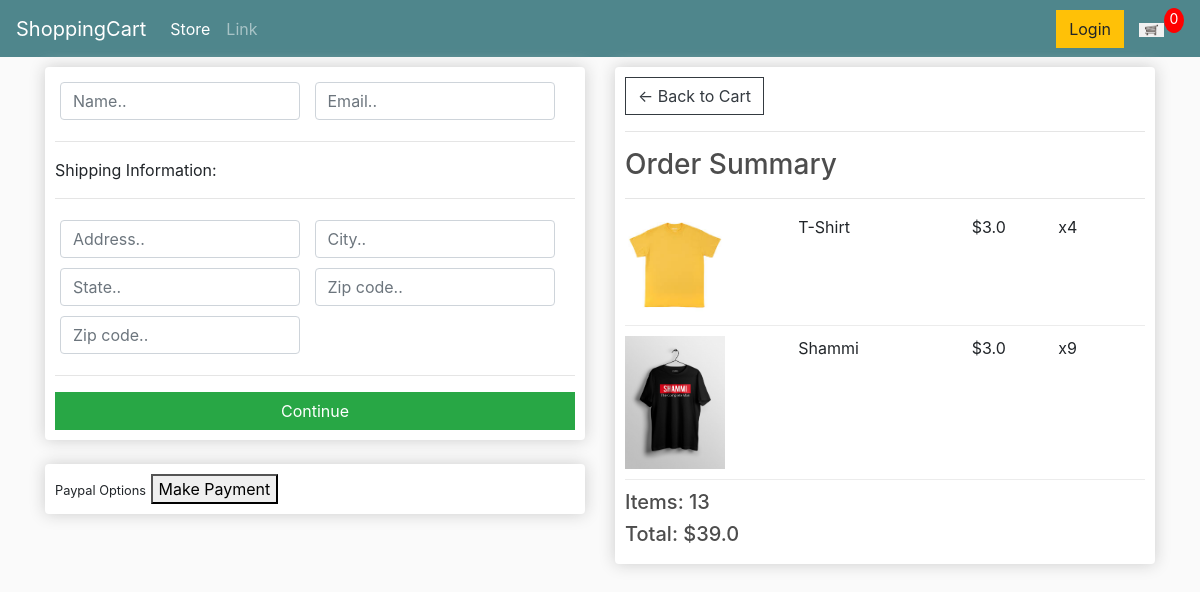
Screenshot of /checkout/ (signed in) with the database file from the repository.
### store/models.py (models this page shows, shortened)
class OrderItem(models.Model):
	product = models.ForeignKey(Product, on_delete=models.SET_NULL, null=True)
	order = models.ForeignKey(Order, on_delete=models.SET_NULL, null=True)
	quantity = models.IntegerField(default=0, null=True, blank=True)
	date_added = models.DateTimeField(auto_now_add=True)
	@property
	def get_total(self):
		total = self.product.price * self.quantity
		return total

class Product(models.Model):
	name = models.CharField(max_length=200)
	price = models.FloatField()
	digital = models.BooleanField(default=False,null=True, blank=True)
	image = models.ImageField(null=True, blank=True)
	@property
	def imageURL(self):
		try:
			url = self.image.url
		except:
			url = ''
		return url

class Order(models.Model):
	customer = models.ForeignKey(Customer, on_delete=models.SET_NULL, null=True, blank=True)
	date_ordered = models.DateTimeField(auto_now_add=True)
	complete = models.BooleanField(default=False)
	transaction_id = models.CharField(max_length=100, null=True)
	@property
	def get_cart_total(self):
		orderitems = self.orderitem_set.all()
		total = sum([item.get_total for item in orderitems])
		if total:
			return total
		return 0
	@property
	def get_cart_items(self):
		orderitems = self.orderitem_set.all()
		total = sum([item.quantity for item in orderitems])
		if total:
			return total
		return 0

### store/views.py (the view)
# urls.py: path('checkout/', views.checkout, name="checkout"),
def checkout(request):
    if request.user.is_authenticated:
        customer = request.user.customer
        order, created = Order.objects.get_or_create(customer=customer, complete=False)
        items = order.orderitem_set.all()
    else:
        items = []
    context = {'items': items, 'order':order}
    return render(request, 'store/checkout.html', context)

### store/templates/store/checkout.html
{% extends 'base/main.html' %}
{% load static %}
{% block content %}
     <div class="row">
		<div class="col-lg-6">
			<div class="box-element" id="form-wrapper">
				<form id="form">
					<div id="user-info">
						<div class="form-field">
							<input required class="form-control" type="text" name="name" placeholder="Name..">
						</div>
						<div class="form-field">
							<input required class="form-control" type="email" name="email" placeholder="Email..">
						</div>
					</div>
					<div id="shipping-info">
						<hr>
						<p>Shipping Information:</p>
						<hr>
						<div class="form-field">
							<input class="form-control" type="text" name="address" placeholder="Address..">
						</div>
						<div class="form-field">
							<input class="form-control" type="text" name="city" placeholder="City..">
						</div>
						<div class="form-field">
							<input class="form-control" type="text" name="state" placeholder="State..">
						</div>
						<div class="form-field">
							<input class="form-control" type="text" name="zipcode" placeholder="Zip code..">
						</div>
						<div class="form-field">
							<input class="form-control" type="text" name="country" placeholder="Zip code..">
						</div>
					</div>
					<hr>
					<input id="form-button" class="btn btn-success btn-block" type="submit" value="Continue">
				</form>
			</div>
			<br>
			<div class="box-element " id="payment-info">
				<small>Paypal Options</small>
				<button>Make Payment</button>
			</div>
		</div>
		<div class="col-lg-6">
			<div class="box-element">
				<a  class="btn btn-outline-dark" href="{% url 'cart' %}">&#x2190; Back to Cart</a>
				<hr>
				<h3>Order Summary</h3>
				<hr>
				{% for item in items %}
				<div class="cart-row">
					<div style="flex:2"><img class="row-image" src="{{item.product.imageURL}}"></div>
					<div style="flex:2"><p>{{ item.product.name }}</p></div>
					<div style="flex:1"><p>${{ item.product.price }}</p></div>
					<div style="flex:1"><p>x{{ item.quantity }}</p></div>
				</div>
				{% endfor %}
				<h5>Items:   {{ order.get_cart_items }}</h5>
				<h5>Total:   ${{ order.get_cart_total }}</h5>
			</div>
		</div>
	</div>
{% endblock content %}

### static/css/main.css (style rules this page uses)
body { background-color: hsl(0, 0%, 98%); }
h1,h2,h3,h4,h5,h6 { color:hsl(0, 0%, 30%); }
.box-element { box-shadow:hsl(0, 0%, 80%) 0 0 16px; background-color: #fff; border-radius: 4px; padding: 10px; }
.col-lg-4, .col-lg-6, .col-lg-8, .col-lg-12 { margin-top: 10px; }
.btn { border-radius: 0; }
.row-image { width: 100px; }
.form-field { width:250px; display: inline-block; padding: 5px; }
.cart-row { display: flex; align-items: flex-stretch; padding-bottom: 10px; margin-bottom: 10px; border-bottom: 1px solid #ececec; }

### rows the page displays
OrderItem: product.imageURL (picture), product.name "T-Shirt", product.price "3.0", quantity "4"
OrderItem: product.imageURL (picture), product.name "Shammi", product.price "3.0", quantity "9"
Order: get_cart_items "13", get_cart_total "39.0"
